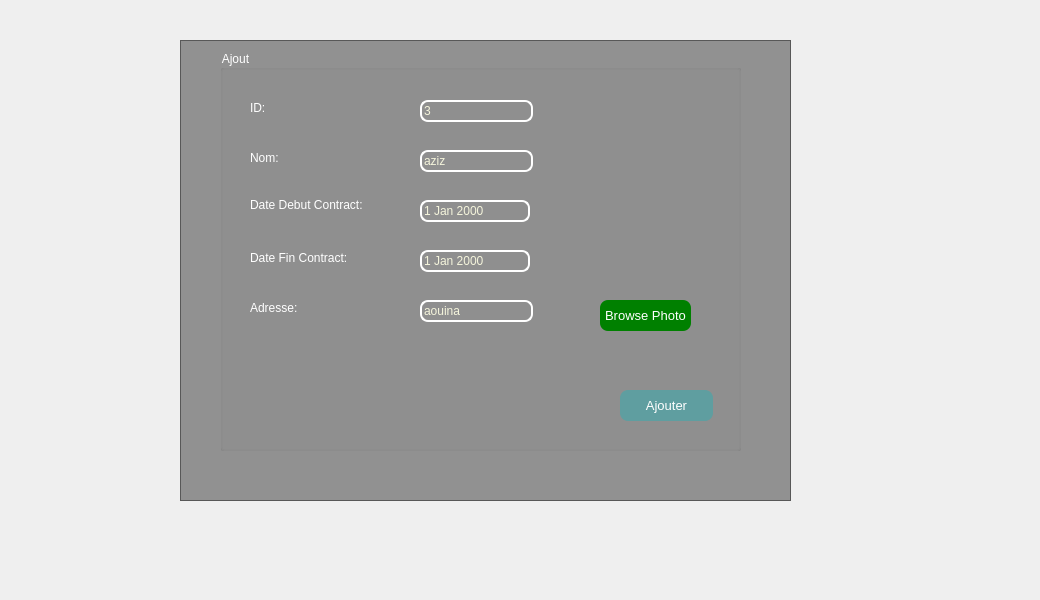
    <widget class="QWidget" name="tab">
     <attribute name="title">
      <string>Ajouter fournisseur</string>
     </attribute>
     <widget class="QGroupBox" name="groupBox">
      <property name="geometry">
       <rect>
        <x>220</x>
        <y>50</y>
        <width>521</width>
        <height>401</height>
       </rect>
      </property>
      <property name="styleSheet">
       <string notr="true">QGroupBox{color:white;}</string>
      </property>
      <property name="title">
       <string>Ajout</string>
      </property>
      <widget class="QLabel" name="label">
       <property name="geometry">
        <rect>
         <x>30</x>
         <y>50</y>
         <width>56</width>
         <height>16</height>
        </rect>
       </property>
       <property name="text">
        <string>&lt;html&gt;&lt;head/&gt;&lt;body&gt;&lt;p&gt;&lt;span style=&quot; color:#ffffff;&quot;&gt;ID:&lt;/span&gt;&lt;/p&gt;&lt;/body&gt;&lt;/html&gt;</string>
       </property>
      </widget>
      <widget class="QLabel" name="label_3">
       <property name="geometry">
        <rect>
         <x>30</x>
         <y>100</y>
         <width>56</width>
         <height>16</height>
        </rect>
       </property>
       <property name="text">
        <string>&lt;html&gt;&lt;head/&gt;&lt;body&gt;&lt;p&gt;&lt;span style=&quot; color:#ffffff;&quot;&gt;Nom:&lt;/span&gt;&lt;/p&gt;&lt;/body&gt;&lt;/html&gt;</string>
       </property>
      </widget>
      <widget class="QLabel" name="label_5">
       <property name="geometry">
        <rect>
         <x>30</x>
         <y>140</y>
         <width>131</width>
         <height>31</height>
        </rect>
       </property>
       <property name="text">
        <string>&lt;html&gt;&lt;head/&gt;&lt;body&gt;&lt;p&gt;&lt;span style=&quot; color:#ffffff;&quot;&gt;Date Debut Contract:&lt;/span&gt;&lt;/p&gt;&lt;/body&gt;&lt;/html&gt;</string>
       </property>
      </widget>
      <widget class="QLineEdit" name="id">
       <property name="geometry">
        <rect>
         <x>200</x>
         <y>50</y>
         <width>113</width>
         <height>22</height>
        </rect>
       </property>
       <property name="styleSheet">
        <string notr="true">QLineEdit
 { background-color: transparent;
  color: #F5F5DC
;
  border: 1.5px solid white; 
border-radius: 8px;
}
</string>
       </property>
       <property name="text">
        <string>3</string>
       </property>
      </widget>
      <widget class="QLineEdit" name="nom">
       <property name="geometry">
        <rect>
         <x>200</x>
         <y>100</y>
         <width>113</width>
         <height>22</height>
        </rect>
       </property>
       <property name="styleSheet">
        <string notr="true">QLineEdit
 { background-color: transparent;
  color: #F5F5DC
;
  border: 1.5px solid white; 
border-radius: 8px;
}
</string>
       </property>
       <property name="text">
        <string>aziz</string>
       </property>
      </widget>
      <widget class="QPushButton" name="add_btn">
       <property name="geometry">
        <rect>
         <x>400</x>
         <y>340</y>
         <width>93</width>
         <height>31</height>
        </rect>
       </property>
       <property name="styleSheet">
        <string notr="true">QPushButton{border-radius: 8px;
background :#5F9EA0
;
color: white;
font-size:13px;
}</string>
       </property>
       <property name="text">
        <string>Ajouter</string>
       </property>
      </widget>
      <widget class="QLabel" name="label_2">
       <property name="geometry">
        <rect>
         <x>30</x>
         <y>200</y>
         <width>161</width>
         <height>16</height>
        </rect>
       </property>
       <property name="text">
        <string>&lt;html&gt;&lt;head/&gt;&lt;body&gt;&lt;p&gt;&lt;span style=&quot; color:#ffffff;&quot;&gt;Date Fin Contract:&lt;/span&gt;&lt;/p&gt;&lt;/body&gt;&lt;/html&gt;</string>
       </property>
      </widget>
      <widget class="QLabel" name="label_4">
       <property name="geometry">
        <rect>
         <x>30</x>
         <y>250</y>
         <width>56</width>
         <height>16</height>
        </rect>
       </property>
       <property name="text">
        <string>&lt;html&gt;&lt;head/&gt;&lt;body&gt;&lt;p&gt;&lt;span style=&quot; color:#ffffff;&quot;&gt;Adresse:&lt;/span&gt;&lt;/p&gt;&lt;/body&gt;&lt;/html&gt;</string>
       </property>
      </widget>
      <widget class="QLineEdit" name="adresse">
       <property name="geometry">
        <rect>
         <x>200</x>
         <y>250</y>
         <width>113</width>
         <height>22</height>
        </rect>
       </property>
       <property name="styleSheet">
        <string notr="true">QLineEdit
 { background-color: transparent;
  color: #F5F5DC
;
  border: 1.5px solid white; 
border-radius: 8px;
}
</string>
       </property>
       <property name="text">
        <string>aouina</string>
       </property>
      </widget>
      <widget class="QPushButton" name="browse_btn">
       <property name="geometry">
        <rect>
         <x>380</x>
         <y>250</y>
         <width>91</width>
         <height>31</height>
        </rect>
       </property>
       <property name="styleSheet">
        <string notr="true">QPushButton{border-radius: 8px;
background :green
;
color: white;
font-size:13px;
}</string>
       </property>
       <property name="text">
        <string>Browse Photo</string>
       </property>
      </widget>
      <widget class="QLabel" name="img">
       <property name="geometry">
        <rect>
         <x>340</x>
         <y>40</y>
         <width>161</width>
         <height>191</height>
        </rect>
       </property>
       <property name="text">
        <string/>
       </property>
      </widget>
      <widget class="QDateEdit" name="deb">
       <property name="geometry">
        <rect>
         <x>200</x>
         <y>150</y>
         <width>110</width>
         <height>22</height>
        </rect>
       </property>
       <property name="styleSheet">
        <string notr="true">QDateEdit
 { background-color: transparent;
  color: #F5F5DC
;
  border: 1.5px solid white; 
border-radius: 8px;
}
</string>
       </property>
      </widget>
      <widget class="QDateEdit" name="fin">
       <property name="geometry">
        <rect>
         <x>200</x>
         <y>200</y>
         <width>110</width>
         <height>22</height>
        </rect>
       </property>
       <property name="styleSheet">
        <string notr="true">QDateEdit
 { background-color: transparent;
  color: #F5F5DC
;
  border: 1.5px solid white; 
border-radius: 8px;
}
</string>
       </property>
      </widget>
     </widget>
     <widget class="QFrame" name="frame_4">
      <property name="geometry">
       <rect>
        <x>180</x>
        <y>40</y>
        <width>611</width>
        <height>461</height>
       </rect>
      </property>
      <property name="styleSheet">
       <string notr="true">QFrame
{background : black;
background:rgba(0,0,0,100);}</string>
      </property>
      <property name="frameShape">
       <enum>QFrame::StyledPanel</enum>
      </property>
      <property name="frameShadow">
       <enum>QFrame::Raised</enum>
      </property>
     </widget>
     <widget class="QLabel" name="label_16">
      <property name="geometry">
       <rect>
        <x>0</x>
        <y>0</y>
        <width>1031</width>
        <height>591</height>
       </rect>
      </property>
      <property name="text">
       <string/>
      </property>
      <property name="pixmap">
       <pixmap>../../Users/SOUISSI/Downloads/djjjj.jpg</pixmap>
      </property>
     </widget>
     <zorder>label_16</zorder>
     <zorder>frame_4</zorder>
     <zorder>groupBox</zorder>
    </widget>
